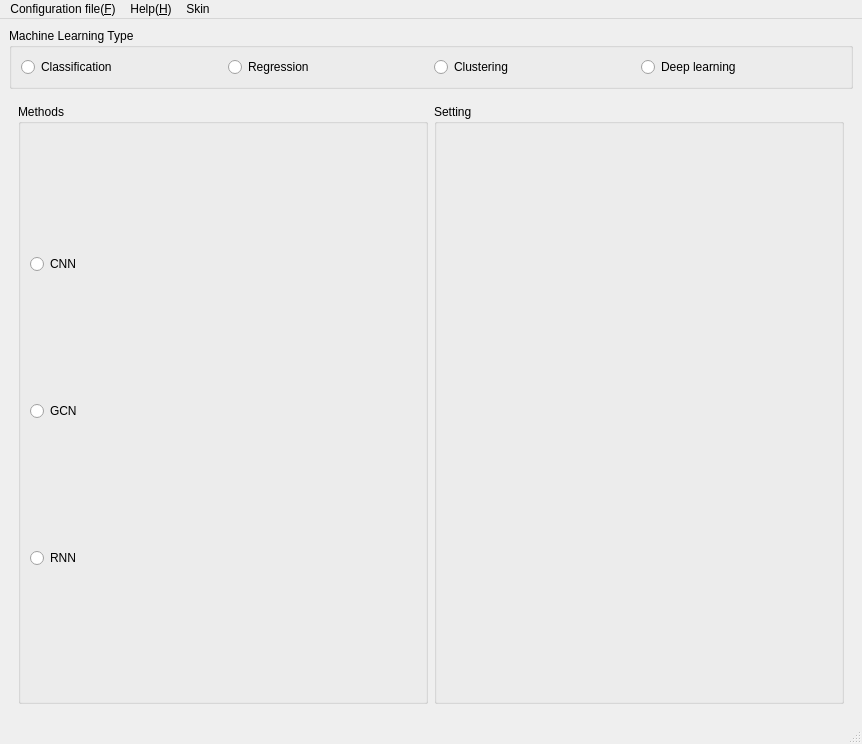
<?xml version="1.0" encoding="UTF-8"?>
<ui version="4.0">
 <class>MainWindow</class>
 <widget class="QMainWindow" name="MainWindow">
  <property name="geometry">
   <rect>
    <x>0</x>
    <y>0</y>
    <width>862</width>
    <height>744</height>
   </rect>
  </property>
  <property name="windowTitle">
   <string>MainWindow</string>
  </property>
  <widget class="QWidget" name="centralwidget">
   <layout class="QGridLayout" name="gridLayout_9">
    <item row="0" column="0">
     <widget class="QGroupBox" name="groupBox_machine_learning_type">
      <property name="title">
       <string>Machine Learning Type</string>
      </property>
      <layout class="QGridLayout" name="gridLayout_19">
       <item row="0" column="0">
        <layout class="QHBoxLayout" name="horizontalLayout">
         <item>
          <widget class="QRadioButton" name="radioButton_classification">
           <property name="text">
            <string>Classification</string>
           </property>
          </widget>
         </item>
         <item>
          <widget class="QRadioButton" name="radioButton_regression">
           <property name="text">
            <string>Regression</string>
           </property>
          </widget>
         </item>
         <item>
          <widget class="QRadioButton" name="radioButton_clustering">
           <property name="text">
            <string>Clustering</string>
           </property>
          </widget>
         </item>
         <item>
          <widget class="QRadioButton" name="radioButton_deeplearning">
           <property name="text">
            <string>Deep learning</string>
           </property>
          </widget>
         </item>
        </layout>
       </item>
      </layout>
     </widget>
    </item>
    <item row="1" column="0">
     <widget class="QStackedWidget" name="stackedWidget_machine_learning_type">
      <property name="layoutDirection">
       <enum>Qt::LeftToRight</enum>
      </property>
      <property name="currentIndex">
       <number>3</number>
      </property>
      <widget class="QWidget" name="stackedWidgetPage_classification">
       <layout class="QGridLayout" name="gridLayout_12">
        <item row="0" column="2" rowspan="2">
         <widget class="QGroupBox" name="groupBox_setting">
          <property name="sizePolicy">
           <sizepolicy hsizetype="Expanding" vsizetype="Expanding">
            <horstretch>0</horstretch>
            <verstretch>0</verstretch>
           </sizepolicy>
          </property>
          <property name="minimumSize">
           <size>
            <width>100</width>
            <height>0</height>
           </size>
          </property>
          <property name="title">
           <string>Setting</string>
          </property>
          <layout class="QGridLayout" name="gridLayout">
           <item row="0" column="1">
            <widget class="QStackedWidget" name="stackedWidget_classification_setting">
             <property name="sizePolicy">
              <sizepolicy hsizetype="Expanding" vsizetype="Expanding">
               <horstretch>0</horstretch>
               <verstretch>0</verstretch>
              </sizepolicy>
             </property>
             <property name="minimumSize">
              <size>
               <width>200</width>
               <height>0</height>
              </size>
             </property>
             <property name="currentIndex">
              <number>5</number>
             </property>
             <widget class="QWidget" name="to_lr">
              <layout class="QGridLayout" name="gridLayout_11">
               <item row="0" column="0">
                <widget class="QLabel" name="label_2">
                 <property name="text">
                  <string>L1_ratio</string>
                 </property>
                </widget>
               </item>
               <item row="0" column="1">
                <widget class="QLineEdit" name="lineEdit_clf_lr_l1ratio"/>
               </item>
              </layout>
             </widget>
             <widget class="QWidget" name="to_svm">
              <layout class="QGridLayout" name="gridLayout_10">
               <item row="3" column="0">
                <widget class="QLabel" name="label_gamma">
                 <property name="text">
                  <string>Gamma</string>
                 </property>
                </widget>
               </item>
               <item row="1" column="0" colspan="3">
                <widget class="QLabel" name="label_C">
                 <property name="text">
                  <string>C</string>
                 </property>
                </widget>
               </item>
               <item row="0" column="0">
                <widget class="QLabel" name="label_clf_svm_kernel">
                 <property name="text">
                  <string>Kernel</string>
                 </property>
                </widget>
               </item>
               <item row="3" column="4">
                <widget class="QLineEdit" name="lineEdit_clf_svm_gamma">
                 <property name="text">
                  <string>scale</string>
                 </property>
                </widget>
               </item>
               <item row="0" column="4">
                <widget class="QComboBox" name="comboBox_clf_svm_kernel">
                 <item>
                  <property name="text">
                   <string>linear</string>
                  </property>
                 </item>
                 <item>
                  <property name="text">
                   <string>poly</string>
                  </property>
                 </item>
                 <item>
                  <property name="text">
                   <string>rbf</string>
                  </property>
                 </item>
                 <item>
                  <property name="text">
                   <string>sigmoid</string>
                  </property>
                 </item>
                </widget>
               </item>
               <item row="1" column="4">
                <widget class="QLineEdit" name="lineEdit_clf_svm_c"/>
               </item>
              </layout>
             </widget>
             <widget class="QWidget" name="to_ridgeclf">
              <layout class="QGridLayout" name="gridLayout_14">
               <item row="0" column="1">
                <widget class="QLabel" name="label_20">
                 <property name="text">
                  <string>Alpha</string>
                 </property>
                </widget>
               </item>
               <item row="0" column="2">
                <widget class="QLineEdit" name="lineEdit_clf_ridgeclf_alpha">
                 <property name="text">
                  <string>1</string>
                 </property>
                </widget>
               </item>
              </layout>
             </widget>
             <widget class="QWidget" name="to_guassianprocess"/>
             <widget class="QWidget" name="to_randomforest">
              <layout class="QGridLayout" name="gridLayout_15">
               <item row="2" column="0">
                <widget class="QLabel" name="label_24">
                 <property name="text">
                  <string>Estimators</string>
                 </property>
                </widget>
               </item>
               <item row="1" column="0">
                <widget class="QLabel" name="label_23">
                 <property name="text">
                  <string>Criterion</string>
                 </property>
                </widget>
               </item>
               <item row="4" column="0">
                <widget class="QLabel" name="label_26">
                 <property name="text">
                  <string>Max_depth</string>
                 </property>
                </widget>
               </item>
               <item row="1" column="1">
                <widget class="QComboBox" name="comboBox_clf_randomforest_criterion">
                 <item>
                  <property name="text">
                   <string>gini</string>
                  </property>
                 </item>
                 <item>
                  <property name="text">
                   <string>entropy</string>
                  </property>
                 </item>
                </widget>
               </item>
               <item row="4" column="1">
                <widget class="QLineEdit" name="lineEdit_clf_randomforest_maxdepth">
                 <property name="text">
                  <string>10</string>
                 </property>
                </widget>
               </item>
               <item row="2" column="1">
                <widget class="QLineEdit" name="lineEdit_clf_randomforest_estimators">
                 <property name="text">
                  <string>10</string>
                 </property>
                </widget>
               </item>
              </layout>
             </widget>
             <widget class="QWidget" name="to_adaboost">
              <layout class="QGridLayout" name="gridLayout_16">
               <item row="1" column="1">
                <widget class="QComboBox" name="comboBox_clf_adaboost_baseesitmator">
                 <item>
                  <property name="text">
                   <string>DecisionTreeClassifier(max_depth=1)</string>
                  </property>
                 </item>
                </widget>
               </item>
               <item row="1" column="0">
                <widget class="QLabel" name="label_31">
                 <property name="text">
                  <string>Base_estimator</string>
                 </property>
                </widget>
               </item>
               <item row="2" column="0">
                <widget class="QLabel" name="label_29">
                 <property name="text">
                  <string>Estimators</string>
                 </property>
                </widget>
               </item>
               <item row="2" column="1">
                <widget class="QLineEdit" name="lineEdit_clf_adaboost_estimators">
                 <property name="text">
                  <string>2</string>
                 </property>
                </widget>
               </item>
              </layout>
             </widget>
            </widget>
           </item>
          </layout>
         </widget>
        </item>
        <item row="1" column="1">
         <spacer name="horizontalSpacer">
          <property name="orientation">
           <enum>Qt::Horizontal</enum>
          </property>
          <property name="sizeType">
           <enum>QSizePolicy::Fixed</enum>
          </property>
          <property name="sizeHint" stdset="0">
           <size>
            <width>20</width>
            <height>20</height>
           </size>
          </property>
         </spacer>
        </item>
        <item row="0" column="0" rowspan="2">
         <widget class="QGroupBox" name="groupBox_method">
          <property name="title">
           <string>Model</string>
          </property>
          <layout class="QGridLayout" name="gridLayout_5">
           <item row="3" column="0">
            <widget class="QRadioButton" name="radioButton_classification_gaussianprocess">
             <property name="text">
              <string>Gaussian process</string>
             </property>
            </widget>
           </item>
           <item row="5" column="0">
            <widget class="QRadioButton" name="radioButton_classification_randomforest">
             <property name="text">
              <string>Random forest</string>
             </property>
            </widget>
           </item>
           <item row="1" column="0">
            <widget class="QRadioButton" name="radioButton_classification_svm">
             <property name="text">
              <string>Support vector machine</string>
             </property>
            </widget>
           </item>
           <item row="0" column="0">
            <widget class="QRadioButton" name="radioButton_classification_lr">
             <property name="text">
              <string>Logistic regression</string>
             </property>
            </widget>
           </item>
           <item row="8" column="0">
            <widget class="QRadioButton" name="radioButton_classification_adaboost">
             <property name="text">
              <string>AdaBoost</string>
             </property>
            </widget>
           </item>
           <item row="2" column="0">
            <widget class="QRadioButton" name="radioButton_classification_ridge">
             <property name="text">
              <string>Ridge classification</string>
             </property>
            </widget>
           </item>
          </layout>
         </widget>
        </item>
       </layout>
      </widget>
      <widget class="QWidget" name="stackedWidgetPage_regression">
       <layout class="QGridLayout" name="gridLayout_2">
        <item row="0" column="1">
         <widget class="QGroupBox" name="GroupBox_Settting">
          <property name="title">
           <string>Setting</string>
          </property>
          <layout class="QGridLayout" name="gridLayout_17">
           <item row="0" column="0">
            <widget class="QStackedWidget" name="stackedWidget_regression">
             <property name="currentIndex">
              <number>6</number>
             </property>
             <widget class="QWidget" name="to_linearregression"/>
             <widget class="QWidget" name="to_lassoregression">
              <layout class="QGridLayout" name="gridLayout_13">
               <item row="0" column="0">
                <widget class="QLabel" name="label_11">
                 <property name="text">
                  <string>Alpha</string>
                 </property>
                </widget>
               </item>
               <item row="0" column="1">
                <widget class="QLineEdit" name="lineEdit_regression_lasso_alpha">
                 <property name="text">
                  <string>1</string>
                 </property>
                </widget>
               </item>
              </layout>
             </widget>
             <widget class="QWidget" name="to_ridgeregression">
              <layout class="QGridLayout" name="gridLayout_18">
               <item row="0" column="0">
                <widget class="QLabel" name="label_15">
                 <property name="text">
                  <string>Alpha</string>
                 </property>
                </widget>
               </item>
               <item row="0" column="1">
                <widget class="QLineEdit" name="lineEdit_regression_ridge_alpha">
                 <property name="text">
                  <string>1</string>
                 </property>
                </widget>
               </item>
              </layout>
             </widget>
             <widget class="QWidget" name="to_elasticnet">
              <layout class="QGridLayout" name="gridLayout_20">
               <item row="0" column="0">
                <widget class="QLabel" name="label_17">
                 <property name="text">
                  <string>L1_ratio</string>
                 </property>
                </widget>
               </item>
               <item row="2" column="0">
                <widget class="QLabel" name="label_28">
                 <property name="text">
                  <string>Alpha</string>
                 </property>
                </widget>
               </item>
               <item row="0" column="1">
                <widget class="QLineEdit" name="lineEdit_regression_elasticnet_l1ratio">
                 <property name="text">
                  <string>0.5</string>
                 </property>
                </widget>
               </item>
               <item row="2" column="1">
                <widget class="QLineEdit" name="lineEdit_regression_elasticnet_alpha">
                 <property name="text">
                  <string>1</string>
                 </property>
                </widget>
               </item>
              </layout>
             </widget>
             <widget class="QWidget" name="to_svm_regression"/>
             <widget class="QWidget" name="to_gaussianprocess"/>
             <widget class="QWidget" name="to_randomforest_regression"/>
            </widget>
           </item>
          </layout>
         </widget>
        </item>
        <item row="0" column="0">
         <widget class="QGroupBox" name="Methods">
          <property name="title">
           <string>Methods</string>
          </property>
          <layout class="QGridLayout" name="gridLayout_6">
           <item row="6" column="1">
            <widget class="QRadioButton" name="radioButton_regression_gaussianprocess">
             <property name="text">
              <string>Gaussian process</string>
             </property>
            </widget>
           </item>
           <item row="1" column="1">
            <widget class="QRadioButton" name="radioButton_regression_lasso">
             <property name="text">
              <string>Lasso regression</string>
             </property>
            </widget>
           </item>
           <item row="8" column="1">
            <widget class="QRadioButton" name="radioButton_regression_randomforest">
             <property name="text">
              <string>Random forest</string>
             </property>
            </widget>
           </item>
           <item row="2" column="1">
            <widget class="QRadioButton" name="radioButton_regression_ridge">
             <property name="text">
              <string>Ridge regression</string>
             </property>
            </widget>
           </item>
           <item row="0" column="1">
            <widget class="QRadioButton" name="radioButton_regression_linearregression">
             <property name="text">
              <string>Linear regression</string>
             </property>
            </widget>
           </item>
           <item row="4" column="1">
            <widget class="QRadioButton" name="radioButton_regression_svm">
             <property name="text">
              <string>Support vector machine</string>
             </property>
            </widget>
           </item>
           <item row="3" column="1">
            <widget class="QRadioButton" name="radioButton_regression_elasticnet">
             <property name="text">
              <string>Elastic-Net regression</string>
             </property>
            </widget>
           </item>
          </layout>
         </widget>
        </item>
       </layout>
      </widget>
      <widget class="QWidget" name="stackedWidgetPage_clustering">
       <layout class="QGridLayout" name="gridLayout_3">
        <item row="0" column="2">
         <widget class="QGroupBox" name="groupBox_6">
          <property name="title">
           <string>Setting</string>
          </property>
         </widget>
        </item>
        <item row="0" column="1">
         <widget class="QGroupBox" name="groupBox_3">
          <property name="title">
           <string>Methods</string>
          </property>
          <layout class="QGridLayout" name="gridLayout_7">
           <item row="2" column="0">
            <widget class="QRadioButton" name="radioButton_hierarchical_clustering">
             <property name="text">
              <string>Hierarchical clustering</string>
             </property>
            </widget>
           </item>
           <item row="1" column="0">
            <widget class="QRadioButton" name="radioButton_spectral_clustering">
             <property name="text">
              <string> Spectral clustering</string>
             </property>
            </widget>
           </item>
           <item row="0" column="0">
            <widget class="QRadioButton" name="radioButton_clustering_kmeans">
             <property name="text">
              <string>K-means clustering</string>
             </property>
            </widget>
           </item>
           <item row="3" column="0">
            <widget class="QRadioButton" name="radioButton_DBSCAN">
             <property name="text">
              <string>DBSCAN</string>
             </property>
            </widget>
           </item>
          </layout>
         </widget>
        </item>
       </layout>
      </widget>
      <widget class="QWidget" name="stackedWidgetPage_deeplearning">
       <layout class="QGridLayout" name="gridLayout_4">
        <item row="0" column="0">
         <widget class="QGroupBox" name="groupBox_7">
          <property name="title">
           <string>Methods</string>
          </property>
          <layout class="QGridLayout" name="gridLayout_8">
           <item row="2" column="0">
            <widget class="QRadioButton" name="radioButton_RNN">
             <property name="text">
              <string>RNN</string>
             </property>
            </widget>
           </item>
           <item row="1" column="0">
            <widget class="QRadioButton" name="radioButton_GCN">
             <property name="text">
              <string>GCN</string>
             </property>
            </widget>
           </item>
           <item row="0" column="0">
            <widget class="QRadioButton" name="radioButton_CNN">
             <property name="text">
              <string>CNN</string>
             </property>
            </widget>
           </item>
          </layout>
         </widget>
        </item>
        <item row="0" column="1">
         <widget class="QGroupBox" name="groupBox_8">
          <property name="title">
           <string>Setting</string>
          </property>
         </widget>
        </item>
       </layout>
      </widget>
      <widget class="QWidget" name="stackedWidgetPage_none"/>
     </widget>
    </item>
   </layout>
  </widget>
  <widget class="QMenuBar" name="menubar">
   <property name="geometry">
    <rect>
     <x>0</x>
     <y>0</y>
     <width>862</width>
     <height>26</height>
    </rect>
   </property>
   <widget class="QMenu" name="menuConfiguration_file_F">
    <property name="title">
     <string>Configuration file(&amp;F)</string>
    </property>
    <addaction name="actionLoad_configuration"/>
    <addaction name="actionSave_configuration"/>
    <addaction name="actionGet_all_available_configuration"/>
   </widget>
   <widget class="QMenu" name="menuHelp_H">
    <property name="title">
     <string>Help(&amp;H)</string>
    </property>
    <addaction name="actionWeb"/>
    <addaction name="actionPDF"/>
   </widget>
   <widget class="QMenu" name="menuSkin">
    <property name="title">
     <string>Skin</string>
    </property>
    <addaction name="actionDark"/>
    <addaction name="actionBlack"/>
    <addaction name="actionDarkOrange"/>
    <addaction name="actionGray"/>
    <addaction name="actionBlue"/>
    <addaction name="actionNavy"/>
    <addaction name="actionClassic"/>
   </widget>
   <addaction name="menuConfiguration_file_F"/>
   <addaction name="menuHelp_H"/>
   <addaction name="menuSkin"/>
  </widget>
  <widget class="QStatusBar" name="statusbar"/>
  <action name="actionLoad_configuration">
   <property name="text">
    <string>Load configuration</string>
   </property>
  </action>
  <action name="actionSave_configuration">
   <property name="text">
    <string>Save configuration</string>
   </property>
  </action>
  <action name="actionWeb">
   <property name="text">
    <string>Web</string>
   </property>
  </action>
  <action name="actionPDF">
   <property name="text">
    <string>PDF</string>
   </property>
  </action>
  <action name="actionDark">
   <property name="text">
    <string>Dark</string>
   </property>
  </action>
  <action name="actionBlack">
   <property name="text">
    <string>Black</string>
   </property>
  </action>
  <action name="actionDarkOrange">
   <property name="text">
    <string>DarkOrange</string>
   </property>
  </action>
  <action name="actionGray">
   <property name="text">
    <string>Gray</string>
   </property>
  </action>
  <action name="actionBlue">
   <property name="text">
    <string>Blue</string>
   </property>
  </action>
  <action name="actionNavy">
   <property name="text">
    <string>Navy</string>
   </property>
  </action>
  <action name="actionClassic">
   <property name="text">
    <string>Classic</string>
   </property>
  </action>
  <action name="actionGet_all_available_configuration">
   <property name="text">
    <string>Get all available configuration</string>
   </property>
  </action>
 </widget>
 <resources/>
 <connections/>
</ui>
